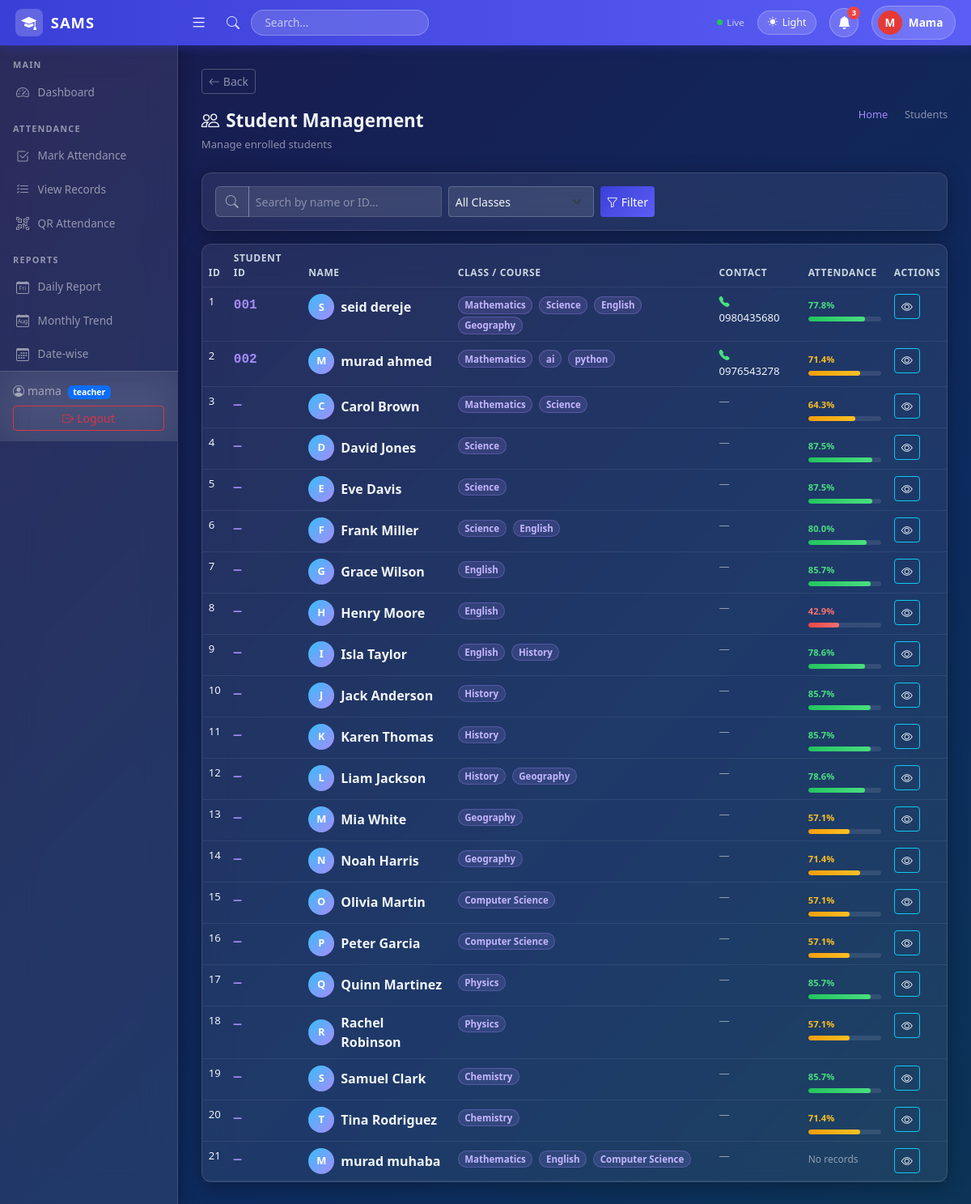
/students/ (signed in), run on the app's committed database.
### core/models.py (models this page shows, shortened)
class Profile(models.Model):
    ROLE_CHOICES = [('admin', 'Admin'), ('teacher', 'Teacher'), ('student', 'Student')]
    user = models.OneToOneField(User, on_delete=models.CASCADE)
    role = models.CharField(max_length=10, choices=ROLE_CHOICES, default='teacher')

class Student(models.Model):
    student_id = models.CharField(max_length=20, unique=True, null=True, blank=True)
    first_name = models.CharField(max_length=50)
    last_name = models.CharField(max_length=50)
    section = models.CharField(max_length=50, null=True, blank=True)
    department = models.CharField(max_length=100, null=True, blank=True)
    parent_contact = models.CharField(max_length=20, null=True, blank=True)
    class_group = models.ForeignKey(ClassGroup, on_delete=models.SET_NULL, null=True, blank=True, related_name='students')
    courses = models.ManyToManyField(Course, blank=True)
    user = models.OneToOneField(User, on_delete=models.SET_NULL, null=True, blank=True, related_name='student_profile')

class Course(models.Model):
    course_name = models.CharField(max_length=100)
    teacher = models.ForeignKey(User, on_delete=models.SET_NULL, null=True, blank=True,
                                 limit_choices_to={'profile__role': 'teacher'})

### core/views.py (the view)
    def wrapper(request, *args, **kwargs):
        if not request.user.is_authenticated:
            return redirect('login')
        if get_role(request.user) == 'student':
            return redirect('student_dashboard')
        return view_func(request, *args, **kwargs)

### core/views.py (called while the page is built)
def get_role(user):
    try:
        return user.profile.role
    except Exception:
        return None

def no_student(view_func):
    def wrapper(request, *args, **kwargs):
        if not request.user.is_authenticated:
            return redirect('login')
        if get_role(request.user) == 'student':
            return redirect('student_dashboard')
        return view_func(request, *args, **kwargs)
    return wrapper

### templates/students/list.html (shortened to what this page needs)
{% extends 'base.html' %}
{% block content %}
<div class="page-header">
  <div>
    <div class="page-title"><i class="bi bi-people me-2"></i>Student Management</div>
    <small style="color:var(--text-muted); font-size:.82rem;">Manage enrolled students</small>
  </div>
  <nav aria-label="breadcrumb">
    <ol class="breadcrumb mb-0">
      <li class="breadcrumb-item"><a href="{% url 'home' %}">Home</a></li>
      <li class="breadcrumb-item active">Students</li>
    </ol>
  </nav>
</div>
<div class="card p-3 mb-3">
  <div class="d-flex flex-wrap gap-2 align-items-end">
    <form method="get" class="d-flex gap-2 flex-grow-1 flex-wrap">
      <div class="input-group" style="max-width:280px;">
        <span class="input-group-text" style="background:rgba(255,255,255,0.07); border-color:rgba(255,255,255,0.15); color:var(--text-muted);"><i class="bi bi-search"></i></span>
        <input type="text" name="q" value="{{ q }}" class="form-control form-control-sm" placeholder="Search by name or ID...">
      </div>
      <select name="course" class="form-select form-select-sm" style="max-width:180px;">
        <option value="">All Classes</option>
      </select>
      <button class="btn btn-primary btn-sm"><i class="bi bi-funnel me-1"></i>Filter</button>
    </form>
  </div>
</div>
<div class="card">
  <div class="table-responsive">
    <table class="table table-hover mb-0">
      <thead>
        <tr>
          <th>ID</th>
          <th>Student ID</th>
          <th>Name</th>
          <th>Class / Course</th>
          <th>Contact</th>
          <th>Attendance</th>
          <th>Actions</th>
        </tr>
      </thead>
      <tbody>
        {% for s in students %}
        <tr>
          <td style="color:var(--text-muted); font-size:.82rem;">{{ s.id }}</td>
          <td><span style="color:#a78bfa; font-family:monospace; font-weight:600;">{{ s.student_id|default:"—" }}</span></td>
          <td>
            <div class="d-flex align-items-center gap-2">
              <div style="width:32px;height:32px;border-radius:50%;background:linear-gradient(135deg,#38bdf8,#a78bfa);display:flex;align-items:center;justify-content:center;font-size:.8rem;color:#fff;font-weight:700;flex-shrink:0;">
                {{ s.first_name|first|upper }}
              </div>
              <a href="{% url 'student_detail' s.id %}" style="color:var(--text-primary); text-decoration:none; font-weight:600;">
                {{ s.first_name }} {{ s.last_name }}
              </a>
            </div>
          </td>
          <td>
            {% for c in s.courses.all %}
              <span class="badge me-1" style="background:rgba(167,139,250,0.15); color:#c4b5fd; border:1px solid rgba(167,139,250,0.3); border-radius:12px; font-size:.72rem;">{{ c.course_name }}</span>
            {% empty %}
              {% if s.class_group %}
                <span class="badge" style="background:rgba(56,189,248,0.15); color:#38bdf8; border:1px solid rgba(56,189,248,0.25); font-size:.72rem;">{{ s.class_group }}</span>
              {% else %}
                <span style="color:var(--text-muted);">—</span>
              {% endif %}
            {% endfor %}
          </td>
          <td style="font-size:.82rem;">
            {% if s.parent_contact %}
              <i class="bi bi-telephone-fill me-1" style="color:#4ade80;"></i>
              <span style="color:var(--text-primary);">{{ s.parent_contact }}</span>
            {% else %}
              <span style="color:var(--text-muted);">—</span>
            {% endif %}
          </td>
          <td>
            {% if s.att_total > 0 %}
            <div style="min-width:90px;">
              <div class="mb-1">
                <small class="fw-bold {% if s.att_pct >= 75 %}text-success-bright{% elif s.att_pct >= 50 %}text-warning-bright{% else %}text-danger-bright{% endif %}"
                  style="font-size:.7rem;">{{ s.att_pct }}%</small>
              </div>
              <div class="progress" style="height:6px; background:rgba(255,255,255,0.1); border-radius:4px;">
                <div class="progress-bar pct-bar {% if s.att_pct >= 75 %}bar-success{% elif s.att_pct >= 50 %}bar-warning{% else %}bar-danger{% endif %}"
                  data-pct="{{ s.att_pct }}" style="border-radius:4px;"></div>
              </div>
            </div>
            {% else %}
            <span style="color:var(--text-muted); font-size:.75rem;">No records</span>
            {% endif %}
          </td>
          <td>
            <a href="{% url 'student_detail' s.id %}" class="btn btn-sm btn-outline-info me-1" title="View"><i class="bi bi-eye"></i></a>
          </td>
        </tr>
        {% empty %}
        <tr><td colspan="7" class="text-center py-5" style="color:var(--text-muted);">
          <i class="bi bi-people" style="font-size:2rem; display:block; margin-bottom:.5rem;"></i>
          No students found.
        </td></tr>
        {% endfor %}
      </tbody>
    </table>
  </div>
</div>
{% endblock %}

### templates/base.html (shortened to what this page needs)
<!DOCTYPE html>
<html lang="en" id="htmlRoot">
<head>
  <link href="https://cdn.jsdelivr.net/npm/bootstrap@5.3.0/dist/css/bootstrap.min.css" rel="stylesheet">
  <link href="https://cdn.jsdelivr.net/npm/bootstrap-icons@1.10.5/font/bootstrap-icons.css" rel="stylesheet">
</head>
<body>
{% if user.is_authenticated %}
<nav class="top-navbar">
  <a href="{% url 'home' %}" class="brand">
    <div class="brand-icon"><i class="bi bi-mortarboard-fill text-white"></i></div>
    SAMS
  </a>
  <button class="hamburger ms-2" id="sidebarToggle"><i class="bi bi-list"></i></button>
  <div class="d-flex align-items-center ms-3 gap-2 flex-grow-1">
    <i class="bi bi-search search-icon"></i>
    <input type="text" class="search-box d-none d-md-block" placeholder="Search...">
  </div>
  <div class="d-flex align-items-center gap-3 ms-auto">
    <div class="sync-indicator d-none d-md-flex">
      <div class="sync-dot"></div>Live
    </div>
    <button class="theme-btn" onclick="toggleTheme()" id="themeBtn">
      <i class="bi bi-moon-fill" id="themeIcon"></i>
      <span id="themeLabel" class="d-none d-md-inline">Dark</span>
    </button>
    <div style="position:relative;">
      <button class="notif-btn" id="notifBtn" onclick="toggleNotif()">
        <i class="bi bi-bell-fill"></i>
        <span class="notif-badge" id="notifBadge">3</span>
      </button>
    </div>
    <a href="{% url 'logout' %}" class="user-pill">
      <div class="user-avatar">{{ user.username|first|upper }}</div>
      <span class="d-none d-md-inline">{{ user.username|capfirst }}</span>
    </a>
  </div>
</nav>
<div class="sidebar" id="sidebar">
  <div class="section-label">Main</div>
  <a href="{% url 'home' %}" class="nav-link {% if request.resolver_match.url_name == 'home' %}active{% endif %}">
    <i class="bi bi-speedometer2"></i> Dashboard
  </a>
  {% if user.profile.role == 'student' %}
  <div class="section-label">My Account</div>
  <a href="{% url 'student_dashboard' %}" class="nav-link {% if request.resolver_match.url_name == 'student_dashboard' %}active{% endif %}">
    <i class="bi bi-speedometer2"></i> Dashboard
  </a>
  <div class="section-label">My Attendance</div>
  <a href="{% url 'student_attendance' %}" class="nav-link {% if request.resolver_match.url_name == 'student_attendance' %}active{% endif %}">
    <i class="bi bi-list-check"></i> Attendance Records
  </a>
  <a href="{% url 'student_reports' %}" class="nav-link {% if request.resolver_match.url_name == 'student_reports' %}active{% endif %}">
    <i class="bi bi-bar-chart-fill"></i> My Reports
  </a>
  <a href="{% url 'student_profile' %}" class="nav-link {% if request.resolver_match.url_name == 'student_profile' %}active{% endif %}">
    <i class="bi bi-person-circle"></i> My Profile
  </a>
  {% else %}
  <div class="section-label">Attendance</div>
  <a href="{% url 'attendance_mark' %}" class="nav-link {% if request.resolver_match.url_name == 'attendance_mark' %}active{% endif %}">
    <i class="bi bi-check2-square"></i> Mark Attendance
  </a>
  <a href="{% url 'attendance_list' %}" class="nav-link {% if request.resolver_match.url_name == 'attendance_list' %}active{% endif %}">
    <i class="bi bi-list-check"></i> View Records
  </a>
  <a href="{% url 'qr_generate' %}" class="nav-link {% if request.resolver_match.url_name == 'qr_generate' or request.resolver_match.url_name == 'qr_session_detail' %}active{% endif %}">
    <i class="bi bi-qr-code-scan"></i> QR Attendance
  </a>
  <div class="section-label">Reports</div>
  <a href="{% url 'report_daily' %}" class="nav-link {% if request.resolver_match.url_name == 'report_daily' %}active{% endif %}">
    <i class="bi bi-calendar-day"></i> Daily Report
  </a>
  <a href="{% url 'report_monthly' %}" class="nav-link {% if request.resolver_match.url_name == 'report_monthly' %}active{% endif %}">
    <i class="bi bi-calendar-month"></i> Monthly Trend
  </a>
  <a href="{% url 'report_datewise' %}" class="nav-link {% if request.resolver_match.url_name == 'report_datewise' %}active{% endif %}">
    <i class="bi bi-calendar3"></i> Date-wise
  </a>
  {% endif %}
  <div class="sidebar-footer">
    <small class="d-block" style="color:var(--text-muted);">
      <i class="bi bi-person-circle me-1"></i>{{ user.username }}
      <span class="badge bg-primary ms-1" style="font-size:.65rem;">
        {% if user.is_superuser %}admin{% else %}{{ user.profile.role }}{% endif %}
      </span>
    </small>
    <a href="{% url 'logout' %}" class="btn btn-sm btn-outline-danger w-100 mt-2">
      <i class="bi bi-box-arrow-right me-1"></i>Logout
    </a>
  </div>
</div>
<div class="page-wrapper" id="pageWrapper">
  {% if request.resolver_match.url_name != 'home' and request.resolver_match.url_name != 'student_dashboard' %}
  <div class="mb-3">
    <button onclick="history.back()" class="btn btn-sm" style="border:1px solid rgba(255,255,255,0.25); color:var(--text-muted); background:transparent; transition:all .2s;"
      onmouseover="this.style.background='rgba(255,255,255,0.1)'; this.style.color='var(--text-primary)'"
      onmouseout="this.style.background='transparent'; this.style.color='var(--text-muted)'">
      <i class="bi bi-arrow-left me-1"></i>Back
    </button>
  </div>
  {% endif %}
  {% block content %}{% endblock %}
</div>
{% endif %}
</body>
</html>

### data on the page
Student: id "1", student_id "001", first_name|first "S", first_name "seid", last_name "dereje", parent_contact "0980435680", att_pct "77.8"
Course: course_name "Mathematics"
Course: course_name "Science"
Course: course_name "English"
Course: course_name "Geography"
Student: id "2", student_id "002", first_name|first "M", first_name "murad", last_name "ahmed", parent_contact "0976543278", att_pct "71.4"
Course: course_name "ai"
Course: course_name "python"
Student: id "3", student_id "—", first_name|first "C", first_name "Carol", last_name "Brown", att_pct "64.3"
Student: id "4", student_id "—", first_name|first "D", first_name "David", last_name "Jones", att_pct "87.5"
Student: id "5", student_id "—", first_name|first "E", first_name "Eve", last_name "Davis", att_pct "87.5"
Student: id "6", student_id "—", first_name|first "F", first_name "Frank", last_name "Miller", att_pct "80.0"
Student: id "7", student_id "—", first_name|first "G", first_name "Grace", last_name "Wilson", att_pct "85.7"
Student: id "8", student_id "—", first_name|first "H", first_name "Henry", last_name "Moore", att_pct "42.9"
Student: id "9", student_id "—", first_name|first "I", first_name "Isla", last_name "Taylor", att_pct "78.6"
Course: course_name "History"
Student: id "10", student_id "—", first_name|first "J", first_name "Jack", last_name "Anderson", att_pct "85.7"
Student: id "11", student_id "—", first_name|first "K", first_name "Karen", last_name "Thomas", att_pct "85.7"
Student: id "12", student_id "—", first_name|first "L", first_name "Liam", last_name "Jackson", att_pct "78.6"
Student: id "13", student_id "—", first_name|first "M", first_name "Mia", last_name "White", att_pct "57.1"
Student: id "14", student_id "—", first_name|first "N", first_name "Noah", last_name "Harris", att_pct "71.4"
Student: id "15", student_id "—", first_name|first "O", first_name "Olivia", last_name "Martin", att_pct "57.1"
Course: course_name "Computer Science"
Student: id "16", student_id "—", first_name|first "P", first_name "Peter", last_name "Garcia", att_pct "57.1"
Student: id "17", student_id "—", first_name|first "Q", first_name "Quinn", last_name "Martinez", att_pct "85.7"
Course: course_name "Physics"
Student: id "18", student_id "—", first_name|first "R", first_name "Rachel", last_name "Robinson", att_pct "57.1"
Student: id "19", student_id "—", first_name|first "S", first_name "Samuel", last_name "Clark", att_pct "85.7"
Course: course_name "Chemistry"
Student: id "20", student_id "—", first_name|first "T", first_name "Tina", last_name "Rodriguez", att_pct "71.4"
Student: id "21", student_id "—", first_name|first "M", first_name "murad", last_name "muhaba", shows "No records"

### other printed values
{{ user.username|first|upper }} "M"
{{ user.username|capfirst }} "Mama"
{{ user.username }} "mama"
{{ user.profile.role }} "teacher"
